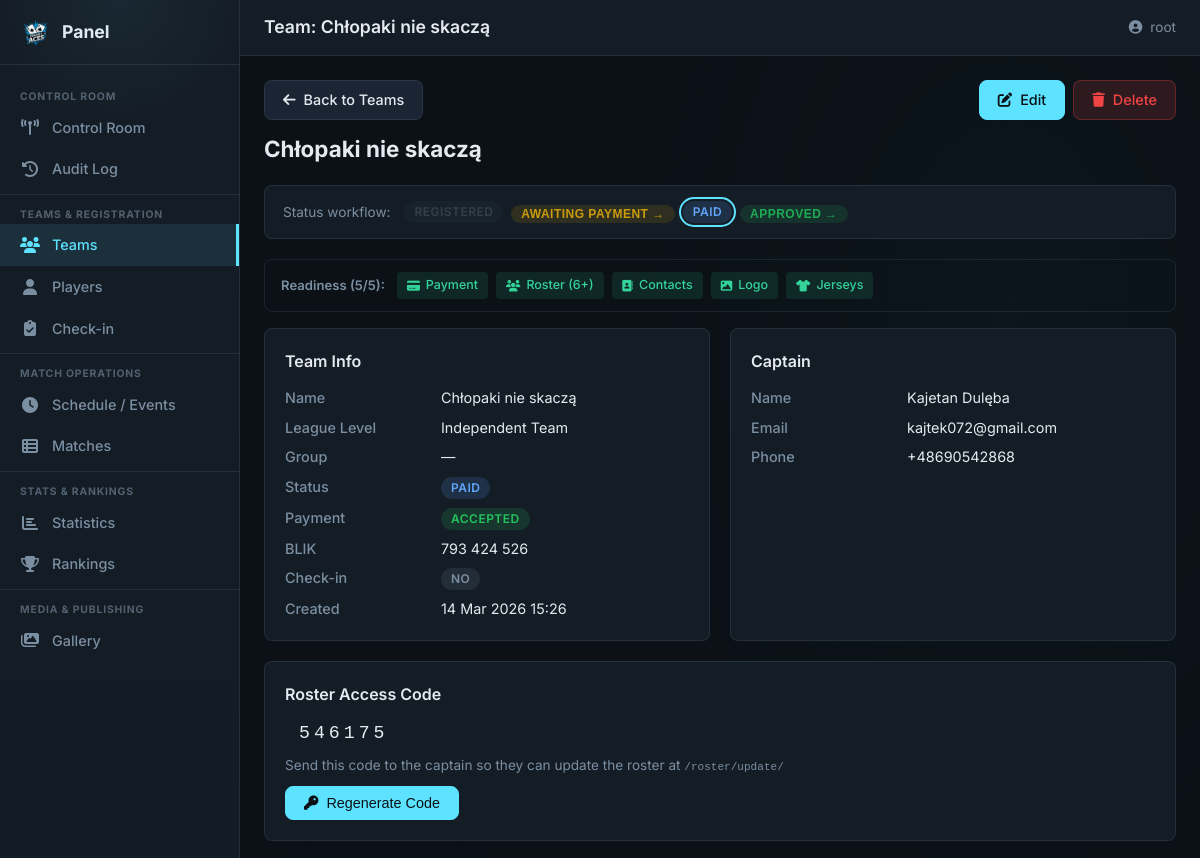
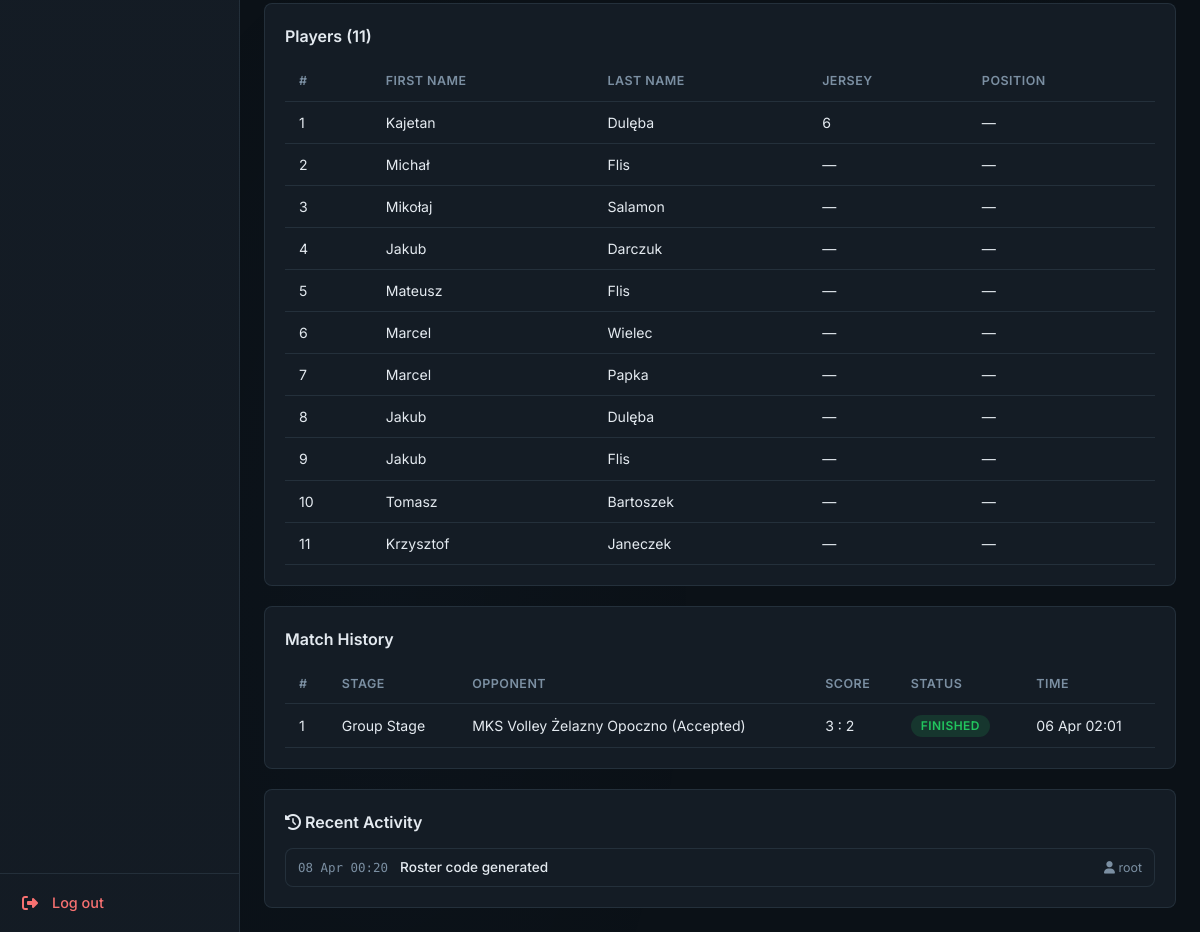
Page /panel/teams/15/ (signed in) on the earlier database version (2 pictures, top to bottom).
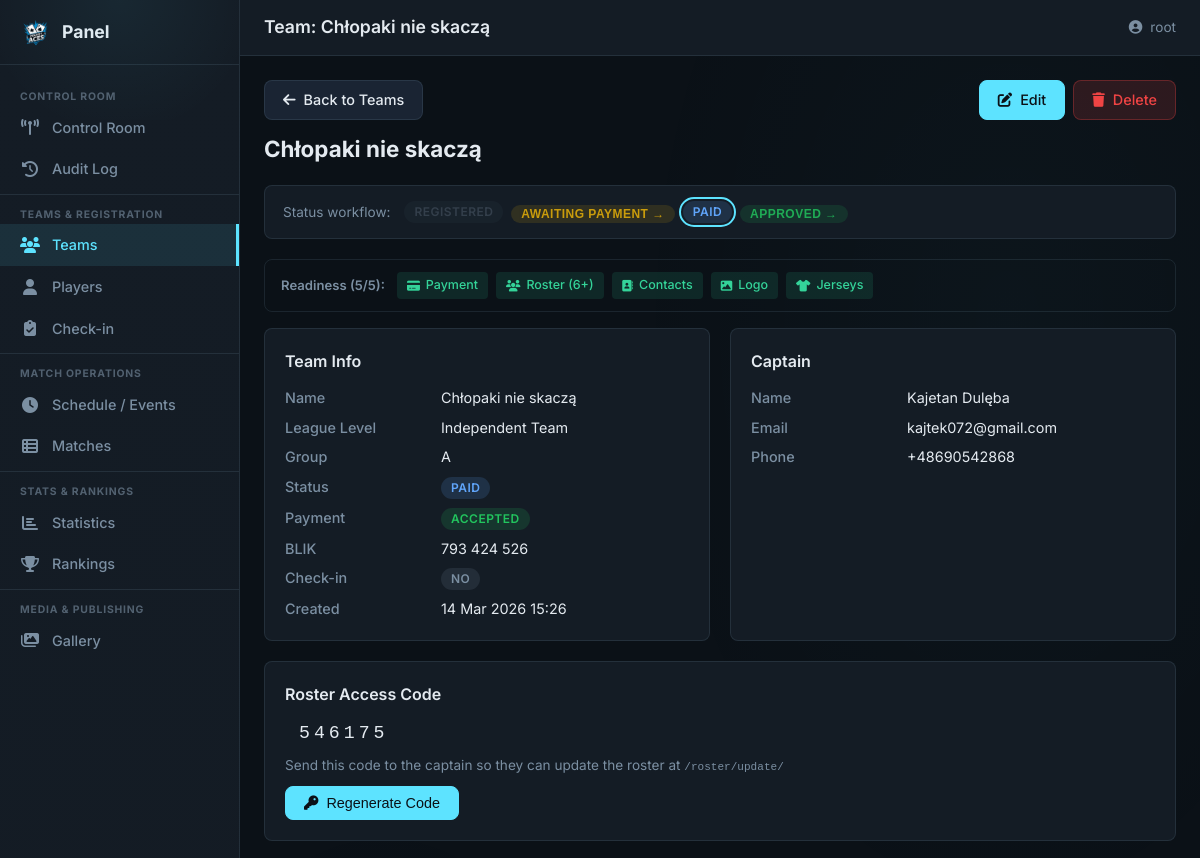
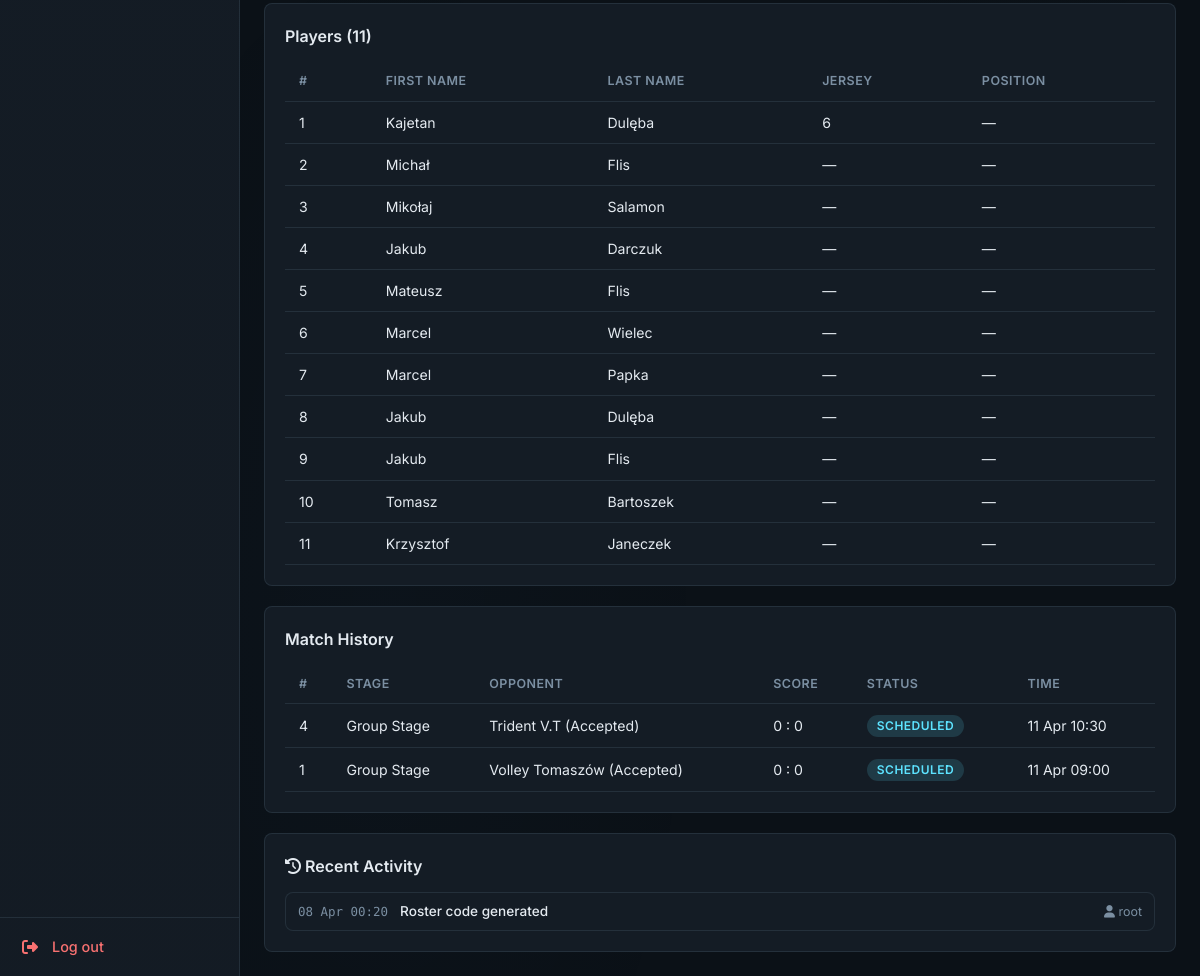
Same page on the later database version (2 pictures, top to bottom).
### tournament/models.py (models this page shows, shortened)
class Team(models.Model):
    name = models.CharField(
        max_length=TEAM_NAME_MAX_LENGTH, unique=True, verbose_name="Team Name"
    )
    logo_path = models.CharField(
        max_length=LOGO_PATH_MAX_LENGTH, blank=True, null=True
    )
    league_level = models.CharField(
        max_length=50, choices=LEAGUE_LEVEL_CHOICES, default=LEAGUE_LEVEL_INDEPENDENT
    )
    group_name = models.CharField(
        max_length=GROUP_NAME_MAX_LENGTH, blank=True, null=True
    )
    cap_name = models.CharField(
        max_length=PERSON_NAME_MAX_LENGTH, verbose_name="Captain Name"
    )
    cap_surname = models.CharField(
        max_length=PERSON_NAME_MAX_LENGTH, verbose_name="Captain Surname"
    )
    cap_email = models.EmailField(max_length=EMAIL_MAX_LENGTH, unique=True)
    cap_phone = models.CharField(
        max_length=PHONE_MAX_LENGTH, unique=True, blank=True, null=True
    )
    payment_status = models.IntegerField(
        choices=PAYMENT_STATUS_CHOICES, default=PAYMENT_WAITING
    )
    blik_number = models.CharField(
        max_length=20, blank=True, default="", verbose_name="Assigned BLIK"
    )
    status = models.CharField(
        max_length=20, choices=TEAM_STATUS_CHOICES, default=TEAM_STATUS_REGISTERED,
        verbose_name="Registration Status",
    )
    checked_in = models.BooleanField(default=False, verbose_name="Checked In")
    roster_code = models.CharField(
        max_length=10, blank=True, default="", verbose_name="Roster Access Code",
    )
    created_at = models.DateTimeField(auto_now_add=True)
    class Meta:
        db_table = TABLE_TEAMS
        verbose_name = "Team"
        verbose_name_plural = "Teams"
    def __str__(self) -> str:
        return f"{self.name} ({self.get_payment_status_display()})"
    @property
    def is_payment_ok(self) -> bool:
        return self.payment_status == PAYMENT_ACCEPTED
    @property
    def is_roster_complete(self) -> bool:
        return self.players.count() >= 6
    @property
    def is_contacts_complete(self) -> bool:
        return bool(self.cap_email) and bool(self.cap_phone)
    @property
    def is_logo_uploaded(self) -> bool:
        return bool(self.logo_path)
    @property
    def has_duplicate_jerseys(self) -> bool:
        numbers = list(
            self.players.exclude(jersey_number="")
            .values_list("jersey_number", flat=True)
        )
        return len(numbers) != len(set(numbers))
    @property
    def readiness_score(self) -> int:
        return sum([
            self.is_payment_ok,
            self.is_roster_complete,
            self.is_contacts_complete,
            self.is_logo_uploaded,
            not self.has_duplicate_jerseys,
        ])

class Player(models.Model):
    team = models.ForeignKey(Team, on_delete=models.CASCADE, related_name="players")
    first_name = models.CharField(max_length=PERSON_NAME_MAX_LENGTH)
    last_name = models.CharField(max_length=PERSON_NAME_MAX_LENGTH)
    jersey_number = models.CharField(max_length=3, blank=True, default="")
    position = models.CharField(
        max_length=3, choices=POSITION_CHOICES, blank=True, default="",
    )
    photo_path = models.CharField(
        max_length=LOGO_PATH_MAX_LENGTH, blank=True, default="",
    )
    class Meta:
        db_table = TABLE_PLAYERS

class Match(models.Model):
    stage = models.CharField(max_length=20, choices=STAGE_CHOICES)
    group = models.CharField(max_length=1, blank=True, default="")
    court = models.IntegerField(choices=COURT_CHOICES)
    start_time = models.DateTimeField()
    team_a = models.ForeignKey(
        Team, on_delete=models.CASCADE, related_name="matches_as_home",
        null=True, blank=True,
    )
    team_b = models.ForeignKey(
        Team, on_delete=models.CASCADE, related_name="matches_as_away",
        null=True, blank=True,
    )
    placeholder_a = models.CharField(
        max_length=80, blank=True, default="",
        verbose_name="Placeholder A",
        help_text="e.g. '1st Group A', 'Winner QF1'",
    )
    placeholder_b = models.CharField(
        max_length=80, blank=True, default="",
        verbose_name="Placeholder B",
        help_text="e.g. '2nd Group B', 'Loser SF2'",
    )
    score_a = models.IntegerField(default=0)
    score_b = models.IntegerField(default=0)
    status = models.CharField(
        max_length=20, choices=MATCH_STATUS_CHOICES, default=MATCH_SCHEDULED
    )
    match_number = models.IntegerField(unique=True)
    stats_imported = models.BooleanField(default=False)
    stats_imported_at = models.DateTimeField(null=True, blank=True)
    class Meta:
        db_table = TABLE_MATCHES
        ordering = ["start_time", "court"]
        verbose_name_plural = "Matches"

class AuditEntry(models.Model):
    timestamp = models.DateTimeField(auto_now_add=True, db_index=True)
    user = models.ForeignKey(
        "auth.User", on_delete=models.SET_NULL, null=True, blank=True,
    )
    category = models.CharField(max_length=20, choices=AUDIT_CATEGORY_CHOICES, db_index=True)
    action = models.CharField(max_length=120)
    detail = models.TextField(blank=True, default="")
    entity_type = models.CharField(max_length=40, blank=True, default="")
    entity_id = models.PositiveIntegerField(null=True, blank=True)
    entity_label = models.CharField(max_length=200, blank=True, default="")
    class Meta:
        db_table = TABLE_AUDIT_ENTRIES
        ordering = ["-timestamp"]

### tournament/panel/team_views.py (the view)
# urls.py: path("teams/<int:pk>/", team_detail_view, name="team_detail"),
@staff_member_required(login_url="/panel/login/")
def team_detail_view(request, pk):
    team = get_object_or_404(Team.objects.prefetch_related("players"), pk=pk)
    team_matches = (
        Match.objects.filter(Q(team_a=team) | Q(team_b=team))
        .select_related("team_a", "team_b")
        .order_by("-start_time")
    )
    next_statuses = _STATUS_TRANSITIONS.get(team.status, [])
    audit_log = AuditEntry.objects.filter(
        entity_type="Team", entity_id=team.pk,
    ).select_related("user")[:15]
    ctx = {
        "page_title": f"Team: {team.name}",
        "nav_section": "teams",
        "team": team,
        "players": team.players.all(),
        "matches": team_matches,
        "status_choices": TEAM_STATUS_CHOICES,
        "next_statuses": next_statuses,
        "audit_log": audit_log,
    }
    return render(request, "panel/team_detail.html", ctx)

### tournament/context_processors.py (called while the page is built)
def registration_status(request):
    return {"registration_closed": REGISTRATION_CLOSED}

### tournament/templates/panel/team_detail.html (shortened to what the changed rows need)
{% extends "panel/base.html" %}
{% block content %}
<div class="pnl-detail">
  <div class="pnl-detail__header">
    <div>
      <a href="{% url 'panel:teams' %}" class="pnl-btn" style="margin-bottom:12px;">
        <i class="fas fa-arrow-left"></i> Back to Teams
      </a>
      <h2>{{ team.name }}</h2>
    </div>
  </div>
  <div class="pnl-status-flow">
    <span class="pnl-status-flow__label">Status workflow:</span>
    {% for val, label in status_choices %}
      {% if val == team.status %}
        <span class="pnl-status-step pnl-status-step--current pnl-badge pnl-badge--{% if val == 'APPROVED' %}green{% elif val == 'PAID' %}blue{% elif val == 'AWAITING_PAYMENT' %}yellow{% else %}gray{% endif %}">
          {{ label }}
        </span>
      {% elif val in next_statuses %}
        <form method="post" action="{% url 'panel:team_status' pk=team.pk %}" style="display:inline;">
          <button type="submit" class="pnl-status-step pnl-status-step--next pnl-badge pnl-badge--{% if val == 'APPROVED' %}green{% elif val == 'PAID' %}blue{% elif val == 'AWAITING_PAYMENT' %}yellow{% else %}gray{% endif %}" title="Change to {{ label }}">
            {{ label }} →
          </button>
        </form>
      {% else %}
        <span class="pnl-status-step pnl-status-step--disabled pnl-badge">
          {{ label }}
        </span>
      {% endif %}
    {% endfor %}
  </div>
  <div class="pnl-readiness-rail">
    <span class="pnl-readiness-rail__label">Readiness ({{ team.readiness_score }}/5):</span>
    <div class="pnl-readiness-rail__items">
      <span class="pnl-readiness-rail__item {% if team.is_payment_ok %}pnl-readiness-rail__item--ok{% else %}pnl-readiness-rail__item--fail{% endif %}">
      </span>
      <span class="pnl-readiness-rail__item {% if team.is_roster_complete %}pnl-readiness-rail__item--ok{% else %}pnl-readiness-rail__item--fail{% endif %}">
      </span>
      <span class="pnl-readiness-rail__item {% if team.is_contacts_complete %}pnl-readiness-rail__item--ok{% else %}pnl-readiness-rail__item--fail{% endif %}">
      </span>
      <span class="pnl-readiness-rail__item {% if team.is_logo_uploaded %}pnl-readiness-rail__item--ok{% else %}pnl-readiness-rail__item--fail{% endif %}">
      </span>
      <span class="pnl-readiness-rail__item {% if not team.has_duplicate_jerseys %}pnl-readiness-rail__item--ok{% else %}pnl-readiness-rail__item--fail{% endif %}">
      </span>
    </div>
  </div>
  <div class="pnl-detail__grid">
    <div class="pnl-dash-card">
      <dl class="pnl-dl">
        <dt>Name</dt><dd>{{ team.name }}</dd>
        <dt>League Level</dt><dd>{{ team.get_league_level_display }}</dd>
        <dt>Group</dt><dd>{{ team.group_name|default:"—" }}</dd>
        <dt>Status</dt>
        <dd>
          <span class="pnl-badge pnl-badge--{% if team.status == 'APPROVED' %}green{% elif team.status == 'PAID' %}blue{% elif team.status == 'AWAITING_PAYMENT' %}yellow{% else %}gray{% endif %}">
            {{ team.get_status_display }}
          </span>
        </dd>
        <dt>Payment</dt>
        <dd>
          <span class="pnl-badge pnl-badge--{% if team.payment_status == 1 %}green{% elif team.payment_status == 2 %}red{% else %}gray{% endif %}">
            {{ team.get_payment_status_display }}
          </span>
        </dd>
        <dt>BLIK</dt><dd>{{ team.blik_number|default:"—" }}</dd>
        <dt>Check-in</dt>
        <dd>
          {% if team.checked_in %}
            <span class="pnl-badge pnl-badge--green">Yes</span>
          {% else %}
            <span class="pnl-badge pnl-badge--gray">No</span>
          {% endif %}
        </dd>
        <dt>Created</dt><dd>{{ team.created_at|date:"d M Y H:i" }}</dd>
      </dl>
    </div>
    <div class="pnl-dash-card">
      <dl class="pnl-dl">
        <dt>Name</dt><dd>{{ team.cap_name }} {{ team.cap_surname }}</dd>
        <dt>Email</dt><dd>{{ team.cap_email }}</dd>
        <dt>Phone</dt><dd>{{ team.cap_phone|default:"—" }}</dd>
      </dl>
    </div>
  </div>
  <div class="pnl-dash-card" style="margin-top:20px;">
    {% if team.roster_code %}
    <p style="margin:8px 0;">
      <span style="font-family:monospace;font-size:1.4em;letter-spacing:4px;background:var(--pnl-bg-alt);padding:6px 14px;border-radius:6px;">{{ team.roster_code }}</span>
    </p>
    <p style="margin:4px 0;color:var(--pnl-muted);font-size:.85em;">
      Send this code to the captain so they can update the roster at <code>/roster/update/</code>
    </p>
    {% else %}
    <p style="color:var(--pnl-muted);">No code generated yet.</p>
    {% endif %}
  </div>
  <div class="pnl-dash-card" style="margin-top:20px;">
    {% if players %}
    <div class="pnl-table-wrap">
      <table class="pnl-table">
        <thead>
          <tr>
            <th>#</th><th>First Name</th><th>Last Name</th><th>Jersey</th><th>Position</th>
          </tr>
        </thead>
        <tbody>
          {% for p in players %}
          <tr>
            <td>{{ forloop.counter }}</td>
            <td>{{ p.first_name }}</td>
            <td>{{ p.last_name }}</td>
            <td>{{ p.jersey_number|default:"—" }}</td>
            <td>{{ p.get_position_display|default:"—" }}</td>
          </tr>
          {% endfor %}
        </tbody>
      </table>
    </div>
    {% else %}
      <p class="pnl-muted">No players registered.</p>
    {% endif %}
  </div>
  <div class="pnl-dash-card" style="margin-top:20px;">
    {% if matches %}
    <div class="pnl-table-wrap">
      <table class="pnl-table">
        <thead>
          <tr><th>#</th><th>Stage</th><th>Opponent</th><th>Score</th><th>Status</th><th>Time</th></tr>
        </thead>
        <tbody>
          {% for m in matches %}
          <tr>
            <td>{{ m.match_number }}</td>
            <td>{{ m.get_stage_display }}</td>
            <td>
              {% if m.team_a_id == team.pk %}
                {{ m.team_b|default:"TBD" }}
              {% else %}
                {{ m.team_a|default:"TBD" }}
              {% endif %}
            </td>
            <td>{{ m.score_a }} : {{ m.score_b }}</td>
            <td>
              <span class="pnl-badge pnl-badge--{% if m.status == 'FINISHED' %}green{% elif m.status == 'LIVE' %}red{% elif m.status == 'SCHEDULED' %}cyan{% else %}gray{% endif %}">
                {{ m.get_status_display }}
              </span>
            </td>
            <td>{{ m.start_time|date:"d M H:i" }}</td>
          </tr>
          {% endfor %}
        </tbody>
      </table>
    </div>
    {% else %}
      <p class="pnl-muted">No matches yet.</p>
    {% endif %}
  </div>
  <div class="pnl-dash-card" style="margin-top:20px;">
    {% if audit_log %}
    <div class="pnl-audit-timeline">
      {% for entry in audit_log %}
      <div class="pnl-audit-entry">
        <span class="pnl-audit-entry__time">{{ entry.timestamp|date:"d M H:i" }}</span>
        <span class="pnl-audit-entry__action">{{ entry.action }}</span>
        {% if entry.user %}
        <span class="pnl-audit-entry__user">
          <i class="fas fa-user"></i> {{ entry.user.username }}
        </span>
        {% endif %}
      </div>
      {% endfor %}
    </div>
    {% else %}
    <p class="pnl-muted">No activity recorded yet.</p>
    {% endif %}
  </div>
</div>
{% endblock %}

Differences in the rows shown:
removed Match: match_number "1", stage "Group Stage", team_b "MKS Volley Żelazny Opoczno (Accepted)", score_a "3", score_b "2", status "FINISHED", start_time "06 Apr 02:01"
changed Team "Chłopaki nie skaczą": group_name "—" → "A"
added Match: match_number "4", stage "Group Stage", team_b "Trident V.T (Accepted)", score_a "0", score_b "0", status "SCHEDULED", start_time "11 Apr 10:30"
added Match: match_number "1", stage "Group Stage", team_b "Volley Tomaszów (Accepted)", score_a "0", score_b "0", status "SCHEDULED", start_time "11 Apr 09:00"
